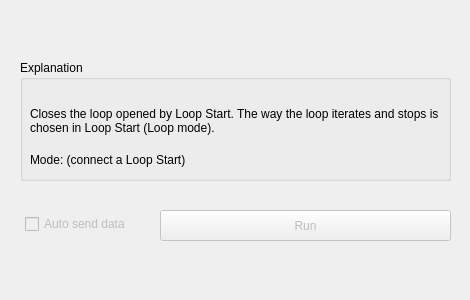
<?xml version="1.0" encoding="UTF-8"?>
<ui version="4.0">
 <class>Form</class>
 <widget class="QWidget" name="Form">
  <property name="geometry">
   <rect>
    <x>0</x>
    <y>0</y>
    <width>470</width>
    <height>300</height>
   </rect>
  </property>
  <property name="windowTitle">
   <string>Form</string>
  </property>
  <widget class="QGroupBox" name="groupBox">
   <property name="geometry">
    <rect>
     <x>20</x>
     <y>60</y>
     <width>431</width>
     <height>121</height>
    </rect>
   </property>
   <property name="title">
    <string>Explanation</string>
   </property>
   <widget class="QLabel" name="Description">
    <property name="geometry">
     <rect>
      <x>10</x>
      <y>30</y>
      <width>411</width>
      <height>61</height>
     </rect>
    </property>
    <property name="text">
     <string>Closes the loop opened by Loop Start. The way the loop iterates and stops is chosen in Loop Start (Loop mode).</string>
    </property>
    <property name="textFormat">
     <enum>Qt::AutoText</enum>
    </property>
    <property name="alignment">
     <set>Qt::AlignLeading|Qt::AlignLeft|Qt::AlignVCenter</set>
    </property>
    <property name="wordWrap">
     <bool>true</bool>
    </property>
   </widget>
   <widget class="QLabel" name="label_mode">
    <property name="geometry">
     <rect><x>10</x><y>90</y><width>411</width><height>20</height></rect>
    </property>
    <property name="text">
     <string>Mode: (connect a Loop Start)</string>
    </property>
   </widget>
  </widget>
  <widget class="QCheckBox" name="checkBox_send">
   <property name="enabled">
    <bool>false</bool>
   </property>
   <property name="geometry">
    <rect>
     <x>25</x>
     <y>216</y>
     <width>131</width>
     <height>16</height>
    </rect>
   </property>
   <property name="text">
    <string>Auto send data</string>
   </property>
  </widget>
  <widget class="QPushButton" name="pushButton_send">
   <property name="enabled">
    <bool>false</bool>
   </property>
   <property name="geometry">
    <rect>
     <x>160</x>
     <y>210</y>
     <width>291</width>
     <height>31</height>
    </rect>
   </property>
   <property name="text">
    <string>Run</string>
   </property>
  </widget>
 </widget>
 <resources/>
 <connections/>
</ui>
